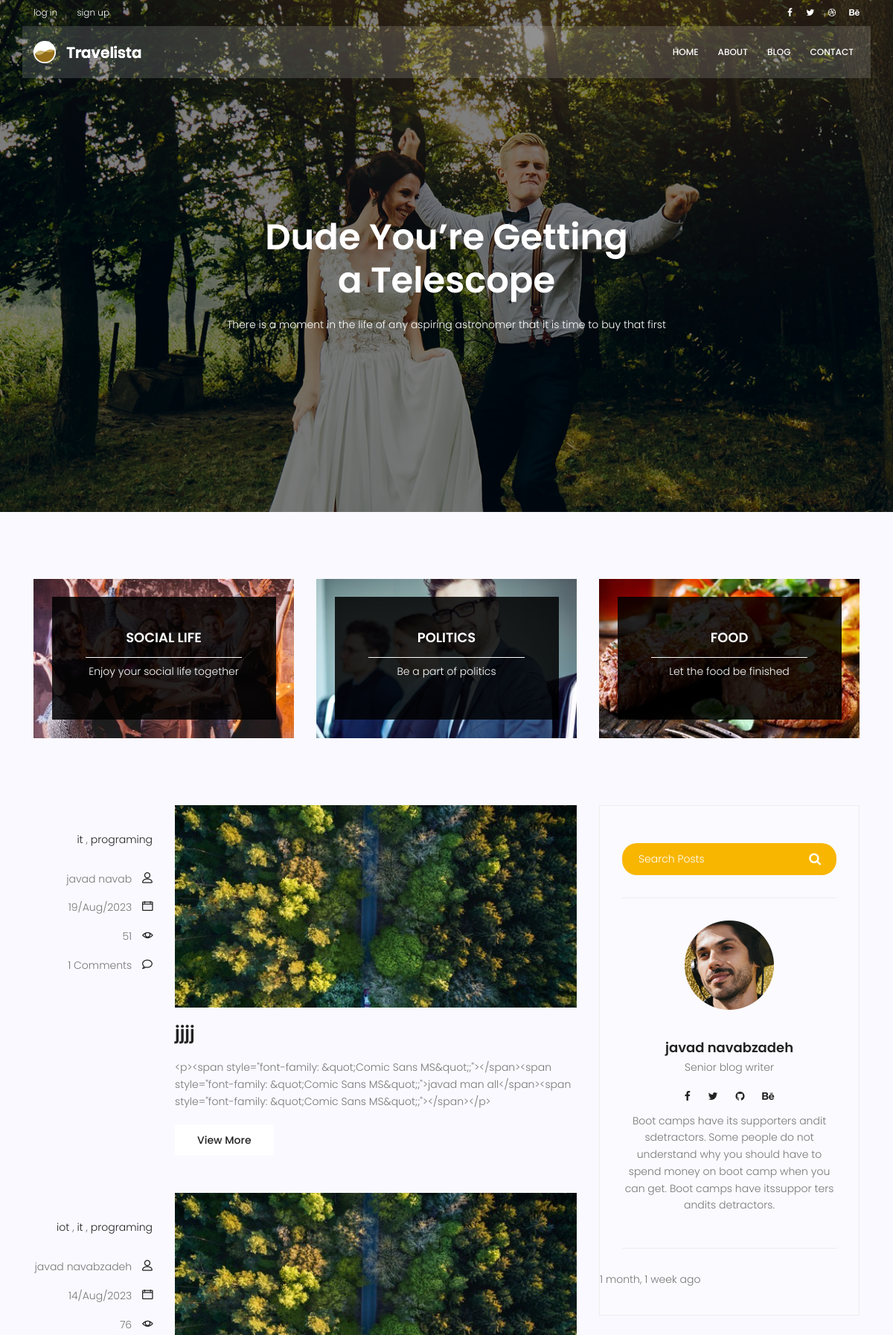
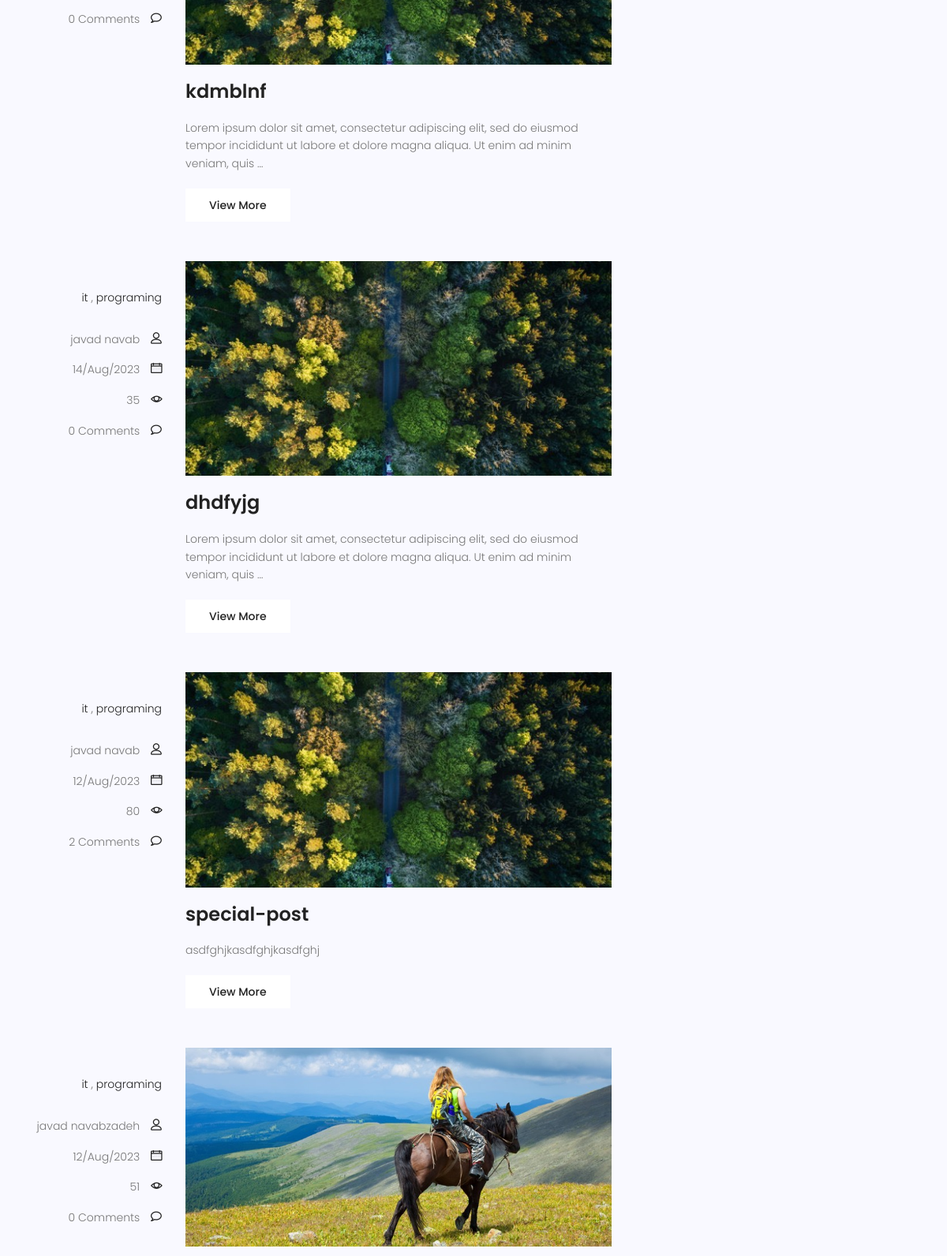
Screenshot of /blog/ (upper part) with the database file from the repository (2 pictures, top to bottom).
### blog/models.py (models this page shows, shortened)
class category(models.Model):
    name = models.CharField(max_length=255)
    def __str__(self):
        return self.name

class post(models.Model):
    image = models.ImageField(upload_to='blog/' , default='blog/default.jpg')
    author = models.ForeignKey(User , on_delete=models.SET_NULL , null=True)
    title = models.CharField(max_length=255)
    content = models.TextField()
    tags = TaggableManager()
    category = models.ManyToManyField(category)
    counted_views = models.IntegerField(default=0)
    status = models.BooleanField(default=False)
    login_require = models.BooleanField(default=False)
    published_at = models.DateTimeField(null=True)
    created_at = models.DateTimeField(auto_now_add=True)
    updated_at = models.DateTimeField(auto_now=True )
    class Meta:
        ordering = ['-created_at']

### blog/views.py (the view)
# urls.py: path('' , blog ,name='blog'),
def blog(request , **kwargs):
    t = datetime.datetime.now()
    posts = post.objects.filter( status=True , published_at__lte=t)
    if kwargs.get('cat_name'):
        posts = posts.filter(category__name=kwargs['cat_name'])
    if kwargs.get('author_username'):
        posts = posts.filter(author__username=kwargs['author_username'])
    if kwargs.get('tag_name'):
        posts = posts.filter(tags__name__in=[kwargs['tag_name']])
    posts = Paginator(posts ,6)
    try:
        page_number = request.GET.get('page')
        posts = posts.get_page(page_number)
    except PageNotAnInteger:
        posts = posts.get_page(1)
    except EmptyPage:
        posts = posts.get_page(1)
    context = {'posts' : posts }
    return render(request,'blog/blog-home.html' , context)

### blog/templatetags/blog_tags.py (called while the page is built)
@register.simple_tag(name='comments_count')
def function(pid):
    return comment.objects.filter(post = pid , approved = True).count()

@register.inclusion_tag('blog/blog-category.html')
def postcategories():
    posts = post.objects.filter(status = True)
    categories = category.objects.all()
    cat_dict = {}
    for name in categories:
        cat_dict[name]=posts.filter(category=name).count()
    return {'categories':cat_dict}

### templates/blog/blog-home.html (shortened to what this page needs)
{% extends 'base.html' %} {% load static %} {% load blog_tags %} {% block content %}
<section class="banner-area relative blog-home-banner" id="home">
  <div class="overlay overlay-bg"></div>
  <div class="container">
    <div class="row d-flex align-items-center justify-content-center">
      <div class="about-content blog-header-content col-lg-12">
        <h1 class="text-white">Dude You’re Getting a Telescope</h1>
        <p class="text-white">
          There is a moment in the life of any aspiring astronomer that it is
          time to buy that first
        </p>
      </div>
    </div>
  </div>
</section>
<section class="top-category-widget-area pt-90 pb-90">
  <div class="container">
    <div class="row">
      <div class="col-lg-4">
        <div class="single-cat-widget">
          <div class="content relative">
            <div class="overlay overlay-bg"></div>
            <a href="#" target="_blank">
              <div class="thumb">
                <img
                  class="content-image img-fluid d-block mx-auto"
                  src="{% static 'img/blog/cat-widget1.jpg' %}"
                  alt=""
                />
              </div>
              <div class="content-details">
                <h4 class="content-title mx-auto text-uppercase">
                  Social life
                </h4>
                <span></span>
                <p>Enjoy your social life together</p>
              </div>
            </a>
          </div>
        </div>
      </div>
      <div class="col-lg-4">
        <div class="single-cat-widget">
          <div class="content relative">
            <div class="overlay overlay-bg"></div>
            <a href="#" target="_blank">
              <div class="thumb">
                <img
                  class="content-image img-fluid d-block mx-auto"
                  src="{% static 'img/blog/cat-widget2.jpg' %}"
                  alt=""
                />
              </div>
              <div class="content-details">
                <h4 class="content-title mx-auto text-uppercase">Politics</h4>
                <span></span>
                <p>Be a part of politics</p>
              </div>
            </a>
          </div>
        </div>
      </div>
      <div class="col-lg-4">
        <div class="single-cat-widget">
          <div class="content relative">
            <div class="overlay overlay-bg"></div>
            <a href="#" target="_blank">
              <div class="thumb">
                <img
                  class="content-image img-fluid d-block mx-auto"
                  src="{% static 'img/blog/cat-widget3.jpg' %}"
                  alt=""
                />
              </div>
              <div class="content-details">
                <h4 class="content-title mx-auto text-uppercase">Food</h4>
                <span></span>
                <p>Let the food be finished</p>
              </div>
            </a>
          </div>
        </div>
      </div>
    </div>
  </div>
</section>
<section class="post-content-area">
  <div class="container">
    <div class="row">
      <div class="col-lg-8 posts-list">
        {% for post in posts %}
        <div class="single-post row">
          <div class="col-lg-3 col-md-3 meta-details">
            <ul class="tags">
              {% for cat in post.category.all %}
              <li>
                <a href="{% url 'blog:category' cat_name=cat.name %}"
                  >{{cat.name}}</a
                >
              </li>
              {% if not forloop.last %} , {% endif %} {% endfor %}
            </ul>
            <div class="user-details row">
              <p class="user-name col-lg-12 col-md-12 col-6">
                <a
                  href="{% url 'blog:author' author_username=post.author.username %}"
                  >{{post.author.get_full_name}}</a
                >
                <span class="lnr lnr-user"></span>
              </p>
              <p class="date col-lg-12 col-md-12 col-6">
                <a href="#">{{post.published_at|date:"d/M/Y"}}</a>
                <span class="lnr lnr-calendar-full"></span>
              </p>
              <p class="view col-lg-12 col-md-12 col-6">
                <a href="#">{{post.counted_views}}</a>
                <span class="lnr lnr-eye"></span>
              </p>
              <p class="comments col-lg-12 col-md-12 col-6">
                <a href="#">{% comments_count post.id %} Comments</a> <span class="lnr lnr-bubble"></span>
              </p>
            </div>
          </div>
          <div class="col-lg-9 col-md-9">
            <div class="feature-img">
              <img class="img-fluid" src="{{post.image.url}}" alt="" />
            </div>
            <a class="posts-title" href="{% url 'blog:single' pid=post.id %}"
              ><h3>{{post.title}}</h3></a
            >
            <p class="excert">{{post.content|truncatewords:25}}</p>
            <a href="{% url 'blog:single' pid=post.id %}" class="primary-btn"
              >View More</a
            >
          </div>
        </div>
        {% endfor %}
      </div>
      <div class="col-lg-4 sidebar-widgets">
        <div class="widget-wrap">
          {% include 'blog/blog-search.html' %}
          {% include 'blog/blog-writer.html' %}
          {% include 'blog/blog-popular-posts.html' %} -->
</section>
{% endblock %}

### templates/blog/blog-popular-posts.html (shortened to what this page needs)
{% load humanize %}
{% load static %}
      {% for post in posts %}
      <div class="single-post-list d-flex flex-row align-items-center">
        <div class="details">
          <p>{{post.published_at|naturaltime}}</p>
        </div>
      </div>
      {% endfor %}
    </div>
  </div>

### rows the page displays
post: author.get_full_name "javad navab", published_at "19/Aug/2023", counted_views "51", id "1", image (placeholder picture), title "jjjj", content "<p><span style=\"font-family: &quot;Comic Sans MS&quot;;\"> </span><span style=\"font-family: &quot;Comic Sans MS&quot;;\">javad man all</span><span style=\"font-family: &quot;Comic Sans MS&quot;;\"> </span></p>", published_at "1 month, 1 week ago"
category: name "it"
category: name "programing"
post: author.get_full_name "javad navabzadeh", published_at "14/Aug/2023", counted_views "76", id "0", image (placeholder picture), title "kdmblnf", content "Lorem ipsum dolor sit amet, consectetur adipiscing elit, sed do eiusmod tempor incididunt ut labore et dolore magna aliqua. Ut enim ad minim veniam, quis …"
category: name "iot"
post: author.get_full_name "javad navab", published_at "14/Aug/2023", counted_views "35", id "0", image (placeholder picture), title "dhdfyjg", content "Lorem ipsum dolor sit amet, consectetur adipiscing elit, sed do eiusmod tempor incididunt ut labore et dolore magna aliqua. Ut enim ad minim veniam, quis …"
post: author.get_full_name "javad navab", published_at "12/Aug/2023", counted_views "80", id "2", image (placeholder picture), title "special-post", content "asdfghjkasdfghjkasdfghj"
post: author.get_full_name "javad navabzadeh", published_at "12/Aug/2023", counted_views "51", id "0", image (picture)
